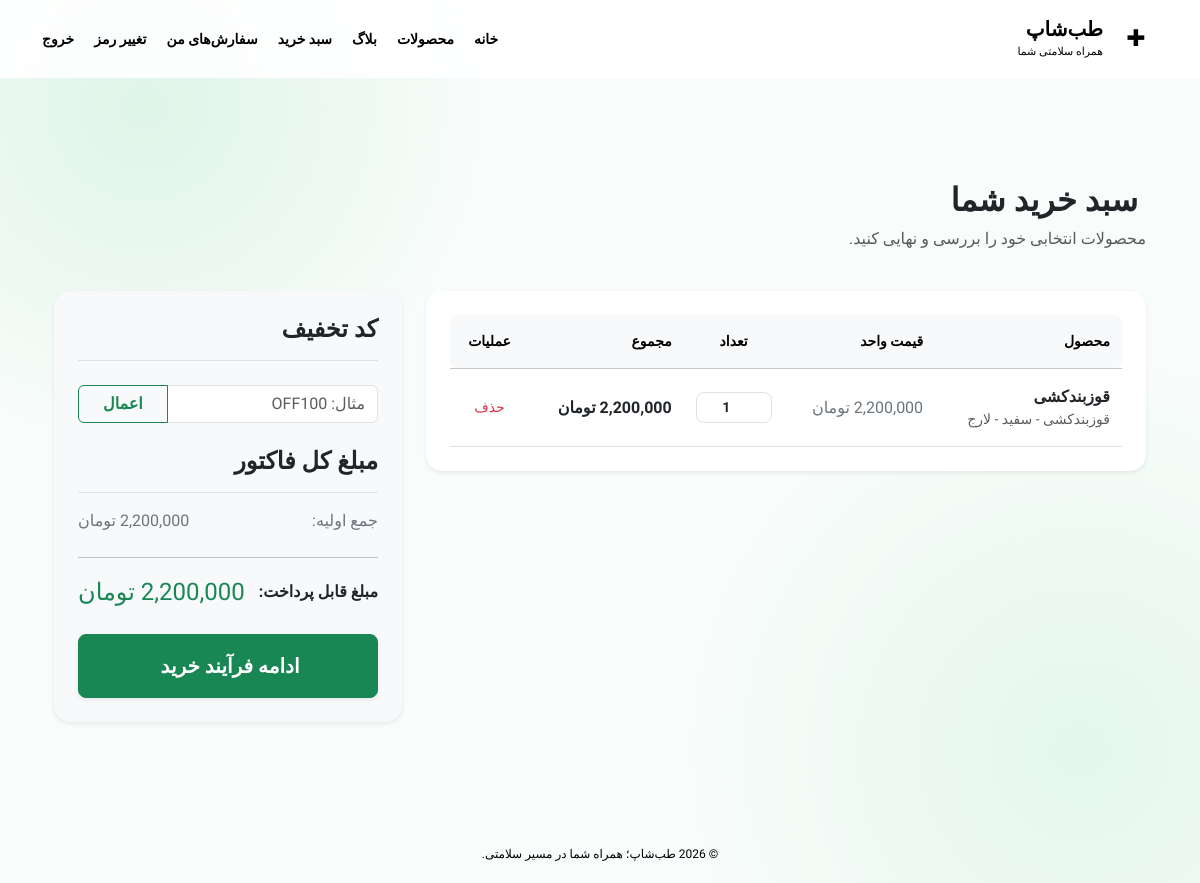
Screenshot of /cart/ (signed in) with the database file from the repository.
### apps/cart/models.py (models this page shows, shortened)
class CartItem(models.Model):
  cart = models.ForeignKey(
      Cart,
      on_delete=models.CASCADE,
      related_name='items',
      verbose_name='سبد خرید',
  )
  product = models.ForeignKey(
      Product, on_delete=models.CASCADE, verbose_name='محصول'
  )
  variant = models.ForeignKey(
      ProductVariant,
      on_delete=models.CASCADE,
      null=True,
      blank=True,
      verbose_name='نوع/متغیر محصول',
  )
  quantity = models.PositiveIntegerField(default=1, verbose_name='تعداد')
  class Meta:
    verbose_name = 'آیتم سبد خرید'
    verbose_name_plural = 'آیتم‌های سبد خرید'

### apps/products/models.py (models this page shows, shortened)
class Product(models.Model):
    class Size(models.TextChoices):
        SMALL = ("S", "اسمال")
        MEDIUM = ("M", "مدیوم")
        LARGE = ("L", "لارج")
        XLARGE = ("XL", "ایکس لارج")
    class Gender(models.TextChoices):
        MALE = ("M", "مردانه")
        FEMALE = ("F", "زنانه")
        UNISEX = ("U", "یونیسکس")
    title = models.CharField(max_length=50, unique=True, verbose_name="عنوان محصول")
    slug = models.SlugField(
        max_length=100,
        unique=True,
        blank=True,
        verbose_name="نامک (Slug)",
    )
    description = models.TextField(
        verbose_name="توضیحات محصول",
        blank=True,
        null=True,
    )
    category = models.ForeignKey(
        Category,
        on_delete=models.CASCADE,
        related_name="products",
        verbose_name="دسته‌بندی",
    )
    brand = models.ForeignKey(
        Brand,
        on_delete=models.CASCADE,
        verbose_name="برند",
    )
    model = models.ForeignKey(
        BrandModel,
        on_delete=models.CASCADE,
        verbose_name="مدل",
        null=True,
        blank=True,
    )
    color = models.ForeignKey(
        Color,
        on_delete=models.CASCADE,
        verbose_name="رنگ",
        null=True,
        blank=True,
    )
    size = models.CharField(
        max_length=5,
        choices=Size.choices,
        default=Size.SMALL,
        null=True,
        blank=True,
        verbose_name="سایز",
    )
    quantity = models.PositiveIntegerField(default=0, verbose_name="موجودی")
    price = models.DecimalField(
        max_digits=12,
        decimal_places=0,
        verbose_name="قیمت (تومان)",
    )
    gender = models.CharField(
        max_length=1,
        choices=Gender.choices,
        default=Gender.FEMALE,
        verbose_name="جنسیت",
    )
    blog_posts = models.ManyToManyField(
        "blogs.BlogPost",
        blank=True,
        related_name="products",
        verbose_name="مقالات آموزشی",
    )
    is_active = models.BooleanField(default=True, verbose_name="فعال")
    created_at = models.DateTimeField(auto_now_add=True, verbose_name="تاریخ ایجاد")
    updated_at = models.DateTimeField(auto_now=True, verbose_name="تاریخ ویرایش")
    class Meta:
        verbose_name = "محصول"
        verbose_name_plural = "محصولات"

class ProductVariant(models.Model):
    product = models.ForeignKey(
        Product,
        on_delete=models.CASCADE,
        related_name="variants",
        verbose_name="محصول",
    )
    color = models.ForeignKey(
        Color,
        on_delete=models.SET_NULL,
        null=True,
        blank=True,
        verbose_name="رنگ",
    )
    size = models.CharField(
        max_length=5,
        choices=Product.Size.choices,
        null=True,
        blank=True,
        verbose_name="سایز",
    )
    price = models.DecimalField(
        max_digits=12,
        decimal_places=0,
        verbose_name="قیمت (تومان)",
    )
    quantity = models.PositiveIntegerField(default=0, verbose_name="موجودی")
    sku = models.CharField(
        max_length=50,
        blank=True,
        verbose_name="کد کالا",
    )
    class Meta:
        verbose_name = "واریانت محصول"
        verbose_name_plural = "واریانت‌های محصول"
        constraints = [
            models.UniqueConstraint(
                fields=["product", "color", "size"],
                name="unique_product_variant_color_size",
            )
        ]
    def __str__(self):
        color_name = self.color.name if self.color else "بدون رنگ"
        size_name = self.get_size_display() if self.size else "بدون سایز"
        return f"{self.product.title} - {color_name} - {size_name}"

class Color(models.Model):
    name = models.CharField(max_length=50, unique=True, verbose_name="رنگ")
    class Meta:
        verbose_name = "رنگ"
        verbose_name_plural = "رنگ‌ها"

### apps/cart/views.py (the view)
# urls.py: path("", CartView.as_view(), name="cart"),
class CartView(View):
    template_name = "cart/cart.html"
    def get(self, request):
        cart = get_cart_for_request(request)
        summary = build_cart_summary(request, cart)
        return render(
            request,
            self.template_name,
            {
                "cart": cart,
                **summary,
            },
        )

### apps/cart/services.py (called while the page is built, shortened)
def get_cart_for_request(request):
    if request.user.is_authenticated:
        cart, created = Cart.objects.get_or_create(
            user=request.user,
            defaults={"session_key": None},
        )
        return cart

def get_unit_price(product, variant):
    if variant and variant.product_id == product.pk:
        return Decimal(str(variant.price))
    return Decimal(str(product.price))

def get_product_discount(product, line_subtotal, now=None):
    now = now or timezone.now()
    line_subtotal = Decimal(str(line_subtotal or 0))
    discounts = Discount.objects.filter(
        apply_type=Discount.ApplyType.PRODUCT,
        is_active=True,
    )
    best_discount = None
    best_amount = ZERO
    return best_discount, best_amount

def get_cart_discount(cart, now=None):
    now = now or timezone.now()
    discount = cart.cart_discount
    if not discount:
        return None

def calculate_shipping_cost(province):
    if not province:
        return Decimal("0")
    if province.strip() in ["تهران", "البرز"]:
        return Decimal("150000")
    else:
        return Decimal("300000")

### templates/cart/cart.html (shortened to what this page needs)
{% extends "base.html" %}
{% load humanize %}
{% block content %}
<div class="container py-5">
    <div class="row mb-4">
        <div class="col-12">
            <h2 class="fw-bold text-dark">
                 سبد خرید شما
            </h2>
            <p class="text-muted">محصولات انتخابی خود را بررسی و نهایی کنید.</p>
        </div>
    </div>
    {% if not lines %}
        <div class="row justify-content-center">
            <div class="col-md-6 text-center py-5">
                <div class="card border-0 shadow-sm rounded-4 p-5 bg-white">
                    <div class="mb-3 text-muted display-4">
                        <i class="bi bi-cart-x"></i>
                    </div>
                    <h4 class="fw-bold text-dark mb-2">سبد خرید شما خالی است</h4>
                    <p class="text-muted mb-4">هنوز محصولی به سبد خرید خود اضافه نکرده‌اید.</p>
                    <a href="{% url 'products:list' %}" class="btn btn-success btn-lg rounded-3 shadow-sm py-2 px-4 fw-semibold">
                        بازگشت به فروشگاه
                    </a>
                </div>
            </div>
        </div>
    {% else %}
        <div class="row g-4">
            <div class="col-lg-8">
                <div class="card border-0 shadow-sm rounded-4 p-4 bg-white">
                    <div class="table-responsive">
                        <table class="table align-middle mb-0">
                            <thead class="table-light text-secondary small text-uppercase">
                                <tr>
                                    <th class="py-3 rounded-start-3">محصول</th>
                                    <th class="py-3">قیمت واحد</th>
                                    <th class="py-3 text-center">تعداد</th>
                                    <th class="py-3">مجموع</th>
                                    <th class="py-3 rounded-end-3 text-center">عملیات</th>
                                </tr>
                            </thead>
                            <tbody>
                                {% for line in lines %}
                                    <tr>
                                        <td class="py-3">
                                            <div class="fw-bold text-dark">{{ line.product.title }}</div>
                                            {% if line.variant %}
                                                <small class="text-muted d-block">{{ line.variant }}</small>
                                            {% endif %}
                                        </td>
                                        <td class="py-3 text-nowrap text-secondary">{{ line.unit_price|intcomma }} تومان</td>
                                        <td class="py-3" style="width: 100px;">
                                            <form method="post" action="{% url 'cart:update_cart_item' line.item.pk %}">
                                                <input type="number" name="quantity" value="{{ line.quantity }}" min="1" class="form-control form-control-sm text-center fw-bold" onchange="this.form.submit()">
                                            </form>
                                        </td>
                                        <td class="py-3 text-nowrap fw-semibold text-dark">{{ line.line_total|intcomma }} تومان</td>
                                        <td class="py-3 text-center">
                                            <form method="post" action="{% url 'cart:remove_from_cart' line.item.pk %}" class="d-inline">
                                                <button type="submit" class="btn btn-outline-danger btn-sm border-0 rounded-circle p-2" title="حذف محصول">
                                                     حذف
                                                </button>
                                            </form>
                                        </td>
                                    </tr>
                                {% endfor %}
                            </tbody>
                        </table>
                    </div>
                </div>
            </div>
            <div class="col-lg-4">
                <div class="card border-0 shadow-sm rounded-4 p-4 bg-light">
                    <h4 class="fw-bold mb-4 text-dark border-bottom pb-3">کد تخفیف</h4>
                    <form method="post" action="{% url 'cart:apply_discount' %}" class="mb-4">
                        <div class="input-group">
                            <input type="text" name="discount_code" class="form-control bg-white" placeholder="مثال: OFF100">
                            <button type="submit" class="btn btn-outline-success px-4 fw-semibold">اعمال</button>
                        </div>
                    </form>
                    <h4 class="fw-bold mb-3 text-dark border-bottom pb-3">مبلغ کل فاکتور</h4>
                    <div class="d-flex justify-content-between mb-2 text-secondary">
                        <span>جمع اولیه:</span>
                        <span>{{ subtotal|intcomma }} تومان</span>
                    </div>
                    <hr class="my-3">
                    <div class="d-flex justify-content-between align-items-center mb-4">
                        <span class="fs-6 fw-bold text-dark">مبلغ قابل پرداخت:</span>
                        <span class="fs-4 fw-extrabold text-success">{{ final_price|intcomma }} تومان</span>
                    </div>
                    <a href="{% url 'cart:checkout' %}" class="btn btn-success btn-lg w-100 rounded-3 shadow-sm py-3 fw-bold">
                        ادامه فرآیند خرید
                    </a>
                </div>
            </div>
        </div>
    {% endif %}
</div>
{% endblock %}

### static/css/site.css (style rules this page uses)
* { box-sizing: border-box; }
body { min-height: 100vh; margin: 0; display: flex; flex-direction: column; color: var(--text); background: radial-gradient(circle at 12% 12%, #dff5e8 0, transparent 26%), radial-gradient(circle at 90% 85%, #e4f7ed 0, transparent 30%), #f8fcfa; font-family: "Vazirmatn", Tahoma, sans-serif; }
button, input, select, textarea { font: inherit; }
a { text-decoration: none; }

### templates/cart/cart.html (style rules this page uses)
.table > :not(caption) > * > * { padding: 1rem 0.75rem; }
input[type="number"] { border-radius: 0.5rem; border: 1px solid #dee2e6; }

### rows the page displays
CartItem: product "قوزبندکشی", variant "قوزبندکشی - سفید - لارج", unit_price "2,200,000", quantity "1", line_total "2,200,000"

### other values shown
{{ subtotal|intcomma }} "2,200,000"
